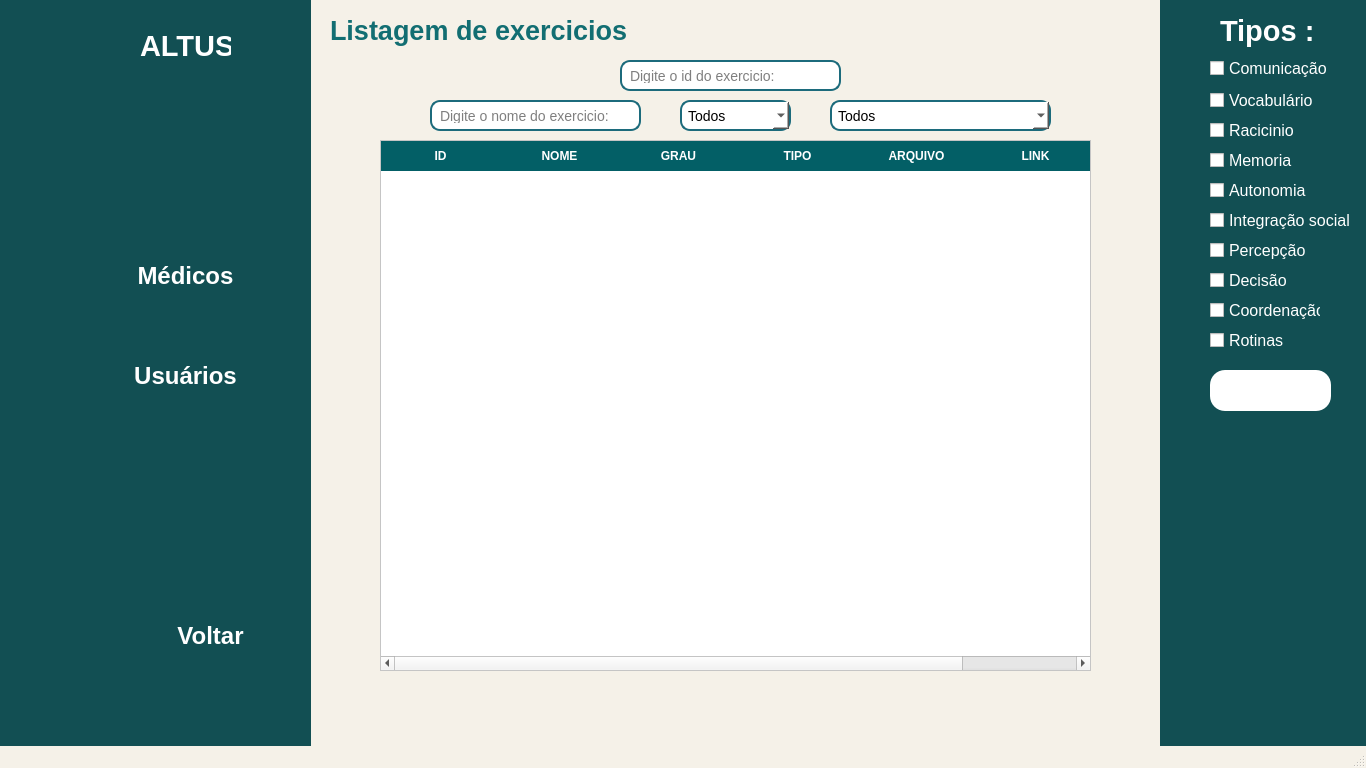
<?xml version="1.0" encoding="UTF-8"?>
<ui version="4.0">
 <class>MainWindow</class>
 <widget class="QMainWindow" name="MainWindow">
  <property name="geometry">
   <rect>
    <x>0</x>
    <y>0</y>
    <width>1366</width>
    <height>768</height>
   </rect>
  </property>
  <property name="minimumSize">
   <size>
    <width>1366</width>
    <height>768</height>
   </size>
  </property>
  <property name="maximumSize">
   <size>
    <width>1366</width>
    <height>768</height>
   </size>
  </property>
  <property name="windowTitle">
   <string>MainWindow</string>
  </property>
  <property name="styleSheet">
   <string notr="true">QMainWindow{
background-color:#f5f1e8;
}
QLineEdit,QComboBox {
    border: 2px solid #1c6b7c;
    border-radius: 10px;
    padding: 6px;
    background-color: #ffffff;
    font-size: 14px;
}

QLineEdit:focus {
    border: 2px solid #209eb0;
    background-color: #ffffff;
}

QPushButton {
    background-color: #6fa6a1;
    color: white;
    font-weight: bold;
    border: none;
    border-radius: 15px;
    padding: 8px 20px;
}

QPushButton:hover {
    background-color: #5c938d;
}

QPushButton:pressed {
    background-color: #4b7d78;
}

QLabel, QCheckBox{
 color: #ffffff;
}
label_fundo{
background-color: #00000;
}

   QHeaderView::section {
        background-color: #035F66;
        color: white;
        font-weight: bold;
        padding: 5px;
        border: 1px solid #035F66;
    }

    QTableWidget {
        background-color: #ffffff;
        alternate-background-color: #e6e6e6;
        gridline-color: #009999;
        font-size: 13px;
    }

    QTableWidget::item {
        padding: 8px;
        border: 1px solid #ccc;
    }

    QTableWidget::item:selected {
        background-color: #aad4d4;
        color: black;
    }
</string>
  </property>
  <widget class="QWidget" name="centralwidget">
   <widget class="QLineEdit" name="txt_pesquisar_id">
    <property name="geometry">
     <rect>
      <x>620</x>
      <y>60</y>
      <width>221</width>
      <height>31</height>
     </rect>
    </property>
    <property name="text">
     <string/>
    </property>
    <property name="placeholderText">
     <string>Digite o id do exercicio:</string>
    </property>
   </widget>
   <widget class="QLineEdit" name="txt_pesquisar_nome">
    <property name="geometry">
     <rect>
      <x>430</x>
      <y>100</y>
      <width>211</width>
      <height>31</height>
     </rect>
    </property>
    <property name="text">
     <string/>
    </property>
    <property name="placeholderText">
     <string>Digite o nome do exercicio:</string>
    </property>
   </widget>
   <widget class="QComboBox" name="cmb_pesquisar_grau">
    <property name="geometry">
     <rect>
      <x>680</x>
      <y>100</y>
      <width>111</width>
      <height>31</height>
     </rect>
    </property>
    <item>
     <property name="text">
      <string>Todos</string>
     </property>
    </item>
    <item>
     <property name="text">
      <string>Leve</string>
     </property>
    </item>
    <item>
     <property name="text">
      <string>Moderado</string>
     </property>
    </item>
    <item>
     <property name="text">
      <string>Grave</string>
     </property>
    </item>
   </widget>
   <widget class="QTableWidget" name="tableExercicios">
    <property name="geometry">
     <rect>
      <x>380</x>
      <y>140</y>
      <width>711</width>
      <height>531</height>
     </rect>
    </property>
    <property name="editTriggers">
     <set>QAbstractItemView::NoEditTriggers</set>
    </property>
    <property name="alternatingRowColors">
     <bool>true</bool>
    </property>
    <property name="selectionBehavior">
     <enum>QAbstractItemView::SelectRows</enum>
    </property>
    <property name="sortingEnabled">
     <bool>true</bool>
    </property>
    <property name="columnCount">
     <number>6</number>
    </property>
    <attribute name="horizontalHeaderDefaultSectionSize">
     <number>119</number>
    </attribute>
    <column>
     <property name="text">
      <string>ID</string>
     </property>
    </column>
    <column>
     <property name="text">
      <string>NOME</string>
     </property>
    </column>
    <column>
     <property name="text">
      <string>GRAU</string>
     </property>
    </column>
    <column>
     <property name="text">
      <string>TIPO</string>
     </property>
    </column>
    <column>
     <property name="text">
      <string>ARQUIVO</string>
     </property>
    </column>
    <column>
     <property name="text">
      <string>LINK</string>
     </property>
    </column>
   </widget>
   <widget class="QComboBox" name="cmb_pesquisar_aqv">
    <property name="geometry">
     <rect>
      <x>830</x>
      <y>100</y>
      <width>221</width>
      <height>31</height>
     </rect>
    </property>
    <property name="currentText">
     <string>Todos</string>
    </property>
    <item>
     <property name="text">
      <string>Todos</string>
     </property>
    </item>
    <item>
     <property name="text">
      <string>.mp3</string>
     </property>
    </item>
    <item>
     <property name="text">
      <string>.mp4</string>
     </property>
    </item>
    <item>
     <property name="text">
      <string>.pdf</string>
     </property>
    </item>
    <item>
     <property name="text">
      <string>.php</string>
     </property>
    </item>
   </widget>
   <widget class="QLabel" name="label">
    <property name="geometry">
     <rect>
      <x>0</x>
      <y>-10</y>
      <width>311</width>
      <height>781</height>
     </rect>
    </property>
    <property name="styleSheet">
     <string notr="true">background-color: #124F53
 ;</string>
    </property>
    <property name="text">
     <string/>
    </property>
   </widget>
   <widget class="QPushButton" name="btn_voltar">
    <property name="geometry">
     <rect>
      <x>20</x>
      <y>600</y>
      <width>81</width>
      <height>71</height>
     </rect>
    </property>
    <property name="styleSheet">
     <string notr="true">QPushButton {
    background-color: transparent;
    border: none;
    color: white;
    font: bold 14px 'Segoe UI';
    text-align: left;
    padding: 10px;
}
QPushButton:hover {
    color: #cce7f0;
}</string>
    </property>
    <property name="text">
     <string/>
    </property>
    <property name="icon">
     <iconset>
      <normaloff>icones/voltar.png</normaloff>icones/voltar.png</iconset>
    </property>
    <property name="iconSize">
     <size>
      <width>64</width>
      <height>64</height>
     </size>
    </property>
    <property name="checkable">
     <bool>false</bool>
    </property>
   </widget>
   <widget class="QLabel" name="lbl_altus">
    <property name="geometry">
     <rect>
      <x>140</x>
      <y>10</y>
      <width>91</width>
      <height>71</height>
     </rect>
    </property>
    <property name="font">
     <font>
      <family>Nirmala UI</family>
      <pointsize>22</pointsize>
      <weight>75</weight>
      <bold>true</bold>
     </font>
    </property>
    <property name="styleSheet">
     <string notr="true">color:white
;</string>
    </property>
    <property name="text">
     <string>ALTUS</string>
    </property>
   </widget>
   <widget class="QPushButton" name="btn_usuarios2">
    <property name="geometry">
     <rect>
      <x>0</x>
      <y>340</y>
      <width>71</width>
      <height>71</height>
     </rect>
    </property>
    <property name="styleSheet">
     <string notr="true">QPushButton {
    background-color: transparent;
    border: none;
    color: white;
    font: bold 14px 'Segoe UI';
    text-align: left;
    padding: 10px;
}
QPushButton:hover {
    color: #cce7f0;
}</string>
    </property>
    <property name="text">
     <string/>
    </property>
    <property name="icon">
     <iconset>
      <normaloff>icones/perfil-de-usuario (1).png</normaloff>icones/perfil-de-usuario (1).png</iconset>
    </property>
    <property name="iconSize">
     <size>
      <width>64</width>
      <height>64</height>
     </size>
    </property>
   </widget>
   <widget class="QPushButton" name="btn_medicos">
    <property name="geometry">
     <rect>
      <x>90</x>
      <y>240</y>
      <width>191</width>
      <height>71</height>
     </rect>
    </property>
    <property name="font">
     <font>
      <pointsize>-1</pointsize>
      <weight>75</weight>
      <bold>true</bold>
     </font>
    </property>
    <property name="styleSheet">
     <string notr="true">QPushButton {
    background-color: #124F53;
    color: white;
    border: none;
    border-radius: 15px;
    padding: 15px 40px;
    font-weight: bold;
    font-size: 24px;
}

QPushButton:hover {
    background-color: #2C6A70;
}

QPushButton:pressed {
    background-color: #b71c1c;
}
</string>
    </property>
    <property name="text">
     <string>Médicos</string>
    </property>
   </widget>
   <widget class="QLabel" name="label_2">
    <property name="geometry">
     <rect>
      <x>-20</x>
      <y>-10</y>
      <width>181</width>
      <height>181</height>
     </rect>
    </property>
    <property name="text">
     <string/>
    </property>
    <property name="pixmap">
     <pixmap>icones/altus logo.png</pixmap>
    </property>
    <property name="scaledContents">
     <bool>true</bool>
    </property>
   </widget>
   <widget class="QPushButton" name="btn_sair">
    <property name="geometry">
     <rect>
      <x>130</x>
      <y>600</y>
      <width>161</width>
      <height>71</height>
     </rect>
    </property>
    <property name="font">
     <font>
      <pointsize>-1</pointsize>
      <weight>75</weight>
      <bold>true</bold>
     </font>
    </property>
    <property name="styleSheet">
     <string notr="true">QPushButton#btn_sair {
    background-color: #124F53;
    color: white;
    border: none;
    border-radius: 15px;
    padding: 15px 40px;
    font-weight: bold;
    font-size: 24px;
}

QPushButton#btn_sair:hover {
    background-color: #2C6A70;
}

QPushButton#btn_sair:pressed {
    background-color: #b71c1c;
}
</string>
    </property>
    <property name="text">
     <string>Voltar</string>
    </property>
   </widget>
   <widget class="QPushButton" name="btn_medicos2">
    <property name="geometry">
     <rect>
      <x>0</x>
      <y>240</y>
      <width>81</width>
      <height>71</height>
     </rect>
    </property>
    <property name="styleSheet">
     <string notr="true">QPushButton {
    background-color: transparent;
    border: none;
    color: white;
    font: bold 14px 'Segoe UI';
    text-align: left;
    padding: 10px;
}
QPushButton:hover {
    color: #cce7f0;
}</string>
    </property>
    <property name="text">
     <string/>
    </property>
    <property name="icon">
     <iconset>
      <normaloff>icones/medico (1).png</normaloff>icones/medico (1).png</iconset>
    </property>
    <property name="iconSize">
     <size>
      <width>64</width>
      <height>64</height>
     </size>
    </property>
    <property name="autoRepeatInterval">
     <number>98</number>
    </property>
   </widget>
   <widget class="QPushButton" name="btn_usuarios">
    <property name="geometry">
     <rect>
      <x>90</x>
      <y>340</y>
      <width>191</width>
      <height>71</height>
     </rect>
    </property>
    <property name="font">
     <font>
      <pointsize>-1</pointsize>
      <weight>75</weight>
      <bold>true</bold>
     </font>
    </property>
    <property name="styleSheet">
     <string notr="true">QPushButton {
    background-color: #124F53;
    color: white;
    border: none;
    border-radius: 15px;
    padding: 15px 40px;
    font-weight: bold;
    font-size: 24px;
}

QPushButton:hover {
    background-color: #2C6A70;
}

QPushButton:pressed {
    background-color: #b71c1c;
}
</string>
    </property>
    <property name="text">
     <string>Usuários</string>
    </property>
   </widget>
   <widget class="QLabel" name="label_11">
    <property name="geometry">
     <rect>
      <x>330</x>
      <y>-10</y>
      <width>331</width>
      <height>81</height>
     </rect>
    </property>
    <property name="font">
     <font>
      <family>Nirmala UI</family>
      <pointsize>20</pointsize>
      <weight>75</weight>
      <bold>true</bold>
     </font>
    </property>
    <property name="styleSheet">
     <string notr="true">QLabel {
    color: #126E72;
}</string>
    </property>
    <property name="text">
     <string>Listagem de exercicios</string>
    </property>
   </widget>
   <widget class="QCheckBox" name="cb_percepcao">
    <property name="geometry">
     <rect>
      <x>1210</x>
      <y>240</y>
      <width>111</width>
      <height>20</height>
     </rect>
    </property>
    <property name="font">
     <font>
      <pointsize>12</pointsize>
     </font>
    </property>
    <property name="text">
     <string>Percepção</string>
    </property>
   </widget>
   <widget class="QCheckBox" name="cb_vocabulario">
    <property name="geometry">
     <rect>
      <x>1210</x>
      <y>90</y>
      <width>111</width>
      <height>20</height>
     </rect>
    </property>
    <property name="font">
     <font>
      <pointsize>12</pointsize>
     </font>
    </property>
    <property name="text">
     <string>Vocabulário</string>
    </property>
   </widget>
   <widget class="QCheckBox" name="cb_raciocinio">
    <property name="geometry">
     <rect>
      <x>1210</x>
      <y>120</y>
      <width>121</width>
      <height>20</height>
     </rect>
    </property>
    <property name="font">
     <font>
      <pointsize>12</pointsize>
     </font>
    </property>
    <property name="text">
     <string>Racicinio</string>
    </property>
   </widget>
   <widget class="QCheckBox" name="cb_memoria">
    <property name="geometry">
     <rect>
      <x>1210</x>
      <y>150</y>
      <width>111</width>
      <height>20</height>
     </rect>
    </property>
    <property name="font">
     <font>
      <pointsize>12</pointsize>
     </font>
    </property>
    <property name="text">
     <string>Memoria</string>
    </property>
   </widget>
   <widget class="QLabel" name="label_5">
    <property name="geometry">
     <rect>
      <x>1220</x>
      <y>470</y>
      <width>111</width>
      <height>101</height>
     </rect>
    </property>
    <property name="styleSheet">
     <string notr="true">QLabel {
    background-color: #white;
    background-image: url(:/imagens/foto.png);
    background-position: center;
    background-repeat: no-repeat;
}
</string>
    </property>
    <property name="text">
     <string/>
    </property>
    <property name="pixmap">
     <pixmap>icones/list_ex.png</pixmap>
    </property>
    <property name="scaledContents">
     <bool>true</bool>
    </property>
   </widget>
   <widget class="QCheckBox" name="cb_interacao">
    <property name="geometry">
     <rect>
      <x>1210</x>
      <y>210</y>
      <width>141</width>
      <height>20</height>
     </rect>
    </property>
    <property name="font">
     <font>
      <pointsize>12</pointsize>
     </font>
    </property>
    <property name="text">
     <string>Integração social</string>
    </property>
   </widget>
   <widget class="QPushButton" name="btn_pesquisar">
    <property name="geometry">
     <rect>
      <x>1210</x>
      <y>370</y>
      <width>121</width>
      <height>41</height>
     </rect>
    </property>
    <property name="font">
     <font>
      <family>Nirmala UI</family>
      <pointsize>12</pointsize>
      <weight>75</weight>
      <bold>true</bold>
     </font>
    </property>
    <property name="styleSheet">
     <string notr="true">background-color: white</string>
    </property>
    <property name="text">
     <string/>
    </property>
    <property name="icon">
     <iconset>
      <normaloff>icones/pesquisar.png</normaloff>icones/pesquisar.png</iconset>
    </property>
    <property name="checkable">
     <bool>false</bool>
    </property>
   </widget>
   <widget class="QCheckBox" name="cb_comunicacao">
    <property name="geometry">
     <rect>
      <x>1210</x>
      <y>60</y>
      <width>121</width>
      <height>17</height>
     </rect>
    </property>
    <property name="font">
     <font>
      <pointsize>12</pointsize>
     </font>
    </property>
    <property name="text">
     <string>Comunicação</string>
    </property>
   </widget>
   <widget class="QLabel" name="label_6">
    <property name="geometry">
     <rect>
      <x>1160</x>
      <y>0</y>
      <width>211</width>
      <height>781</height>
     </rect>
    </property>
    <property name="styleSheet">
     <string notr="true">background-color:#124F53</string>
    </property>
    <property name="text">
     <string/>
    </property>
   </widget>
   <widget class="QLabel" name="label_27">
    <property name="geometry">
     <rect>
      <x>1220</x>
      <y>10</y>
      <width>101</width>
      <height>41</height>
     </rect>
    </property>
    <property name="font">
     <font>
      <family>Nirmala UI</family>
      <pointsize>22</pointsize>
      <weight>75</weight>
      <bold>true</bold>
     </font>
    </property>
    <property name="styleSheet">
     <string notr="true"/>
    </property>
    <property name="text">
     <string>Tipos :</string>
    </property>
   </widget>
   <widget class="QCheckBox" name="cb_decisao">
    <property name="geometry">
     <rect>
      <x>1210</x>
      <y>270</y>
      <width>111</width>
      <height>20</height>
     </rect>
    </property>
    <property name="font">
     <font>
      <pointsize>12</pointsize>
     </font>
    </property>
    <property name="text">
     <string>Decisão</string>
    </property>
   </widget>
   <widget class="QCheckBox" name="cb_coordenacao">
    <property name="geometry">
     <rect>
      <x>1210</x>
      <y>300</y>
      <width>111</width>
      <height>20</height>
     </rect>
    </property>
    <property name="font">
     <font>
      <pointsize>12</pointsize>
     </font>
    </property>
    <property name="text">
     <string>Coordenação</string>
    </property>
   </widget>
   <widget class="QCheckBox" name="cb_rotina">
    <property name="geometry">
     <rect>
      <x>1210</x>
      <y>330</y>
      <width>111</width>
      <height>20</height>
     </rect>
    </property>
    <property name="font">
     <font>
      <pointsize>12</pointsize>
     </font>
    </property>
    <property name="text">
     <string>Rotinas</string>
    </property>
   </widget>
   <widget class="QLabel" name="label_23">
    <property name="geometry">
     <rect>
      <x>280</x>
      <y>0</y>
      <width>1721</width>
      <height>901</height>
     </rect>
    </property>
    <property name="styleSheet">
     <string notr="true">background-color: #f5f1e8 ;</string>
    </property>
    <property name="text">
     <string/>
    </property>
   </widget>
   <widget class="QCheckBox" name="cb_autonomia">
    <property name="geometry">
     <rect>
      <x>1210</x>
      <y>180</y>
      <width>141</width>
      <height>20</height>
     </rect>
    </property>
    <property name="font">
     <font>
      <pointsize>12</pointsize>
     </font>
    </property>
    <property name="text">
     <string>Autonomia</string>
    </property>
   </widget>
   <zorder>label_23</zorder>
   <zorder>label_6</zorder>
   <zorder>label</zorder>
   <zorder>txt_pesquisar_id</zorder>
   <zorder>txt_pesquisar_nome</zorder>
   <zorder>cmb_pesquisar_grau</zorder>
   <zorder>tableExercicios</zorder>
   <zorder>cmb_pesquisar_aqv</zorder>
   <zorder>btn_voltar</zorder>
   <zorder>lbl_altus</zorder>
   <zorder>btn_usuarios2</zorder>
   <zorder>btn_medicos</zorder>
   <zorder>label_2</zorder>
   <zorder>btn_sair</zorder>
   <zorder>btn_medicos2</zorder>
   <zorder>btn_usuarios</zorder>
   <zorder>label_11</zorder>
   <zorder>cb_percepcao</zorder>
   <zorder>cb_vocabulario</zorder>
   <zorder>cb_raciocinio</zorder>
   <zorder>cb_memoria</zorder>
   <zorder>label_5</zorder>
   <zorder>cb_interacao</zorder>
   <zorder>btn_pesquisar</zorder>
   <zorder>cb_comunicacao</zorder>
   <zorder>label_27</zorder>
   <zorder>cb_decisao</zorder>
   <zorder>cb_coordenacao</zorder>
   <zorder>cb_rotina</zorder>
   <zorder>cb_autonomia</zorder>
  </widget>
  <widget class="QStatusBar" name="statusbar"/>
 </widget>
 <resources/>
 <connections/>
</ui>
